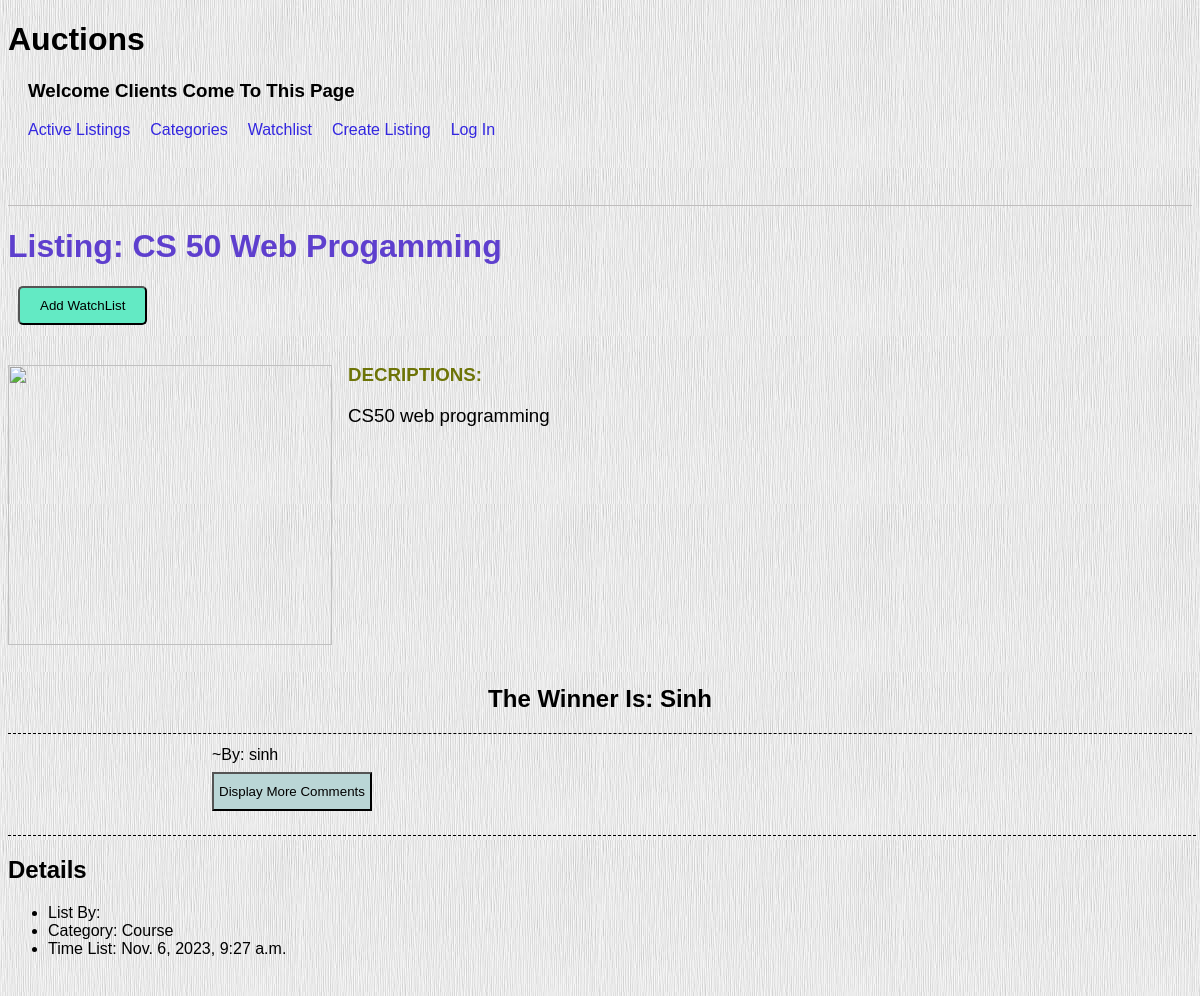
The app's page /5/ with its own data.
### auctions/models.py (models this page shows, shortened)
class Listing(models.Model):
    title= models.CharField(unique=True, max_length=64)
    decription= models.CharField(max_length=512)
    time= models.DateTimeField(auto_now=True)
    watchlist= models.ManyToManyField(User, blank=True, related_name="watchlist")
    create_user= models.ForeignKey(User, on_delete=models.CASCADE, related_name="createlist")
    category= models.ForeignKey(Category, on_delete= models.CASCADE, related_name="listcategory")
    winner= models.ForeignKey(User, null=True ,on_delete=models.CASCADE, related_name="wasbid", blank=True)
    currentbid= models.FloatField()
    imgurls= models.URLField(blank=True)
    is_active= models.BooleanField(default=True)

class Comment(models.Model):
    author= models.ForeignKey(User, on_delete=models.CASCADE, related_name="authors")
    content= models.CharField(max_length=512)
    time= models.DateTimeField(auto_now=True)
    listing= models.ForeignKey(Listing, on_delete=models.CASCADE, related_name="comment")

class Category(models.Model):
    name= models.CharField(max_length=64)

### users/models.py (models this page shows)
class User(AbstractUser):
    pass

### auctions/views.py (the view)
# urls.py: path('<int:listing_id>/', views.listing, name="listing"),
def listing(request, listing_id):
    _listing= Listing.objects.get(pk=listing_id)
    if request.session.get("listing", listing_id)!=listing_id:
        del request.session["display_num"]
        request.session["listing"]= listing_id
    if "listing" not in request.session:
        request.session["listing"]= listing_id
    if "bid_massage" not in request.session:
        request.session["bid_massage"]=''
        bid_massage= ''
    else:
        bid_massage= request.session["bid_massage"]
        del request.session["bid_massage"]
    if "display_num" not in request.session:
        request.session["display_num"]= 4
    if not request.session.get(f"comment_{listing_id}"):
        request.session[f"comment_{listing_id}"]= [cmt.id for cmt in _listing.comment.all()]
    lst_cmt_id= request.session[f"comment_{listing_id}"][None:request.session["display_num"]]
    display_cmt= [Comment.objects.get(pk=id) for id in lst_cmt_id]
    del lst_cmt_id
    list_bid= _listing.bidlist.all()
    _case= 2
    try:
        if list_bid.get(bid=_listing.currentbid).bidder==request.user:
            _case=1
    except ObjectDoesNotExist:
        pass
    if not request.user.is_authenticated or not list_bid.filter(bidder= request.user).exists():
        _case=0
    in_watchlist= _listing.watchlist.all().filter(id= request.user.id).exists()
    if _listing.is_active:
        return render(request, "auctions/listing.html", {
            'listing': _listing,
            'num_of_bid':  _listing.bidlist.count(),
            'case': _case,
            'in_watchlist': in_watchlist,
            'bid_massage': bid_massage,
            'comments': display_cmt
        })
    else:
        return render(request, "auctions/close.html", {
            'listing': _listing,
            'in_watchlist': in_watchlist,
            'bid_massage': bid_massage,
            'comments': display_cmt,
            'winner': _listing.winner
        })

### auctions/templates/auctions/close.html
{% extends "auctions/listing_layout.html" %}
{% block bid %}
<div class="close">
    {% if request.user == winner %}
        <h2>You Won</h2>
    {% else %}
        <h2>The Winner Is: {{winner.last_name}}</h2>
    {% endif %}
</div>
{% endblock %}

### auctions/templates/auctions/listing_layout.html (shortened to what this page needs)
{% extends "auctions/layout.html" %}
{% block body %}
<div class="head">
    <h1 style="color: rgb(94, 63, 206);">Listing: {{listing.title}}</h1>
</div>
<div>
    <form action="{% url 'auctions:watchlist' %}" method="post">
        {% if in_watchlist %}
        <button value="{{listing.id}}" name="listing_id" class="btwatch-remove">Remove WatchList</button>
        {% else %}
        <button value="{{listing.id}}" name="listing_id" class="btwatch-add">Add WatchList</button>
        {% endif %}
    </form>
</div>
<div class="img-decription">
    <div class="img">
        <img src="{{listing.imgurls}}" alt="">
    </div>
    <h3 style="color: rgb(109, 116, 7);">DECRIPTIONS: <p style="color: black; font-weight: normal;">
            {{listing.decription}}</p>
    </h3>
</div>
{% block bid %}
{% endblock %}
<div class="comment-display">
    {% for cmt in comments %}
    <div class="cmt">
        <p style="margin-top: -10px;">~By: {{cmt.author.username}}</p>
    </div>
    {% endfor %}
    <form action="{% url 'auctions:comment' listing.id %}" method="post">
        <div>
            <input type="submit" name="more_cmt" value="Display More Comments"
                style="padding: 10px 5px; background-color: rgb(186, 214, 214);">
        </div>
    </form>
    <div class="detail">
        <h2>Details</h2>
        <ul>
            <li>List By: {{listing.usercreate.last_name}}</li>
            <li>Category: {{listing.category.name}}</li>
            <li>Time List: {{listing.time}}</li>
        </ul>
    </div>
</div>
{% endblock %}

### auctions/static/auctions/index.css (style rules this page uses)
img { height: 100%; width: 27vw; object-fit: contain; }

### auctions/static/auctions/listing.css (style rules this page uses)
html { font-family: sans-serif; }
.head { display: flex; flex-direction: row; justify-content: space-between; }
.btwatch-add { margin-left: 10px; padding: 10px 20px; margin-bottom: 20px; border-radius: 5px; background-color: rgb(99, 234, 196); }
.img-decription { width: 100vw; height: 40vh; display: flex; flex-direction: row; }
.img { width: 25vw; height: 35vh; object-fit: contain; margin-right: 20px; display: flex; align-self: center; }
.comment-display { height: 25vh; width: 60vw; margin-left: 17vw; }
.cmt { display: flex; flex-direction: column; position: relative; bottom: 10px; margin-bottom: -18px; }
.detail { border-top: 1px dashed; margin-top: 3vh; height: 20vh; width: 99vw; margin-left: -17vw; }
.close { text-align: center; border-bottom: 1px dashed; }

### auctions/static/auctions/categories.css (style rules this page uses)
html { font-family: sans-serif; }

### auctions/templates/auctions/layout.html (style rules this page uses)
h3 { margin-left: 20px; }

### records on screen
Listing: title "CS 50 Web Progamming", decription "CS50 web programming", category.name "Course", time "Nov. 6, 2023, 9:27 a.m."
User: last_name "Sinh"
Comment: author.username "sinh"
